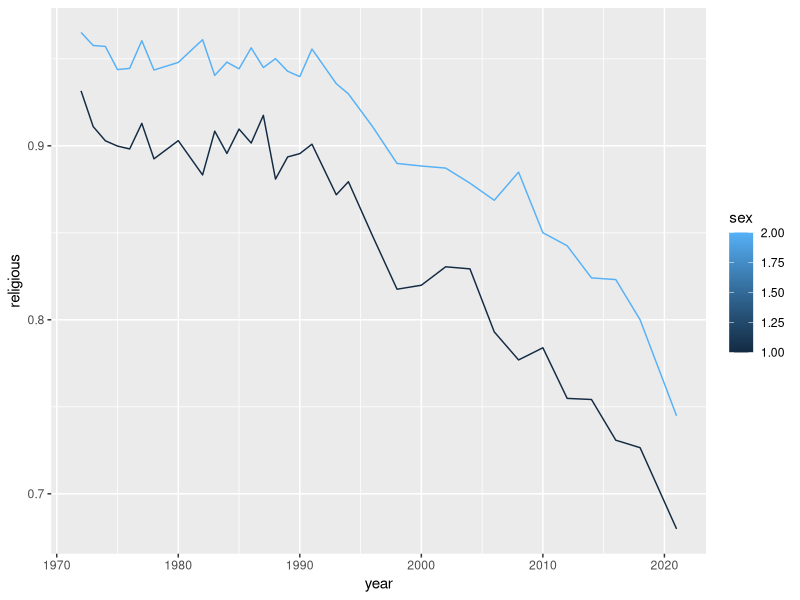
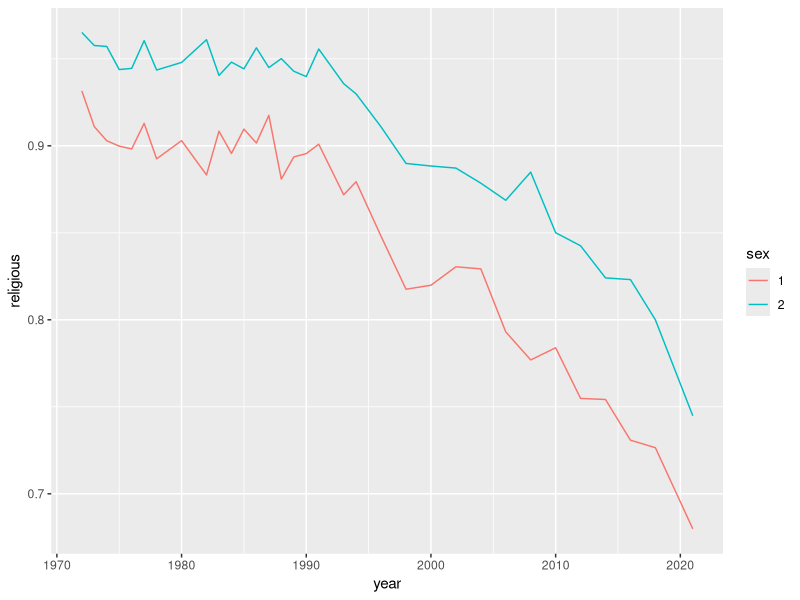
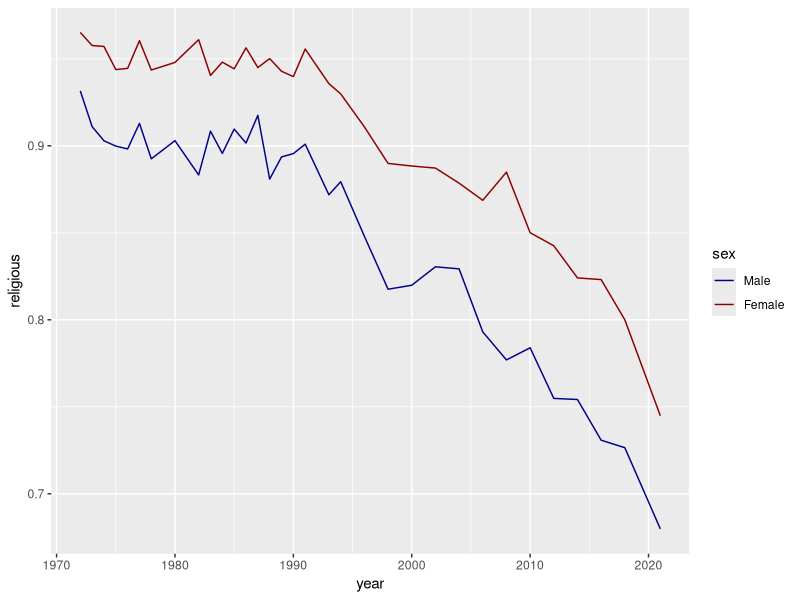
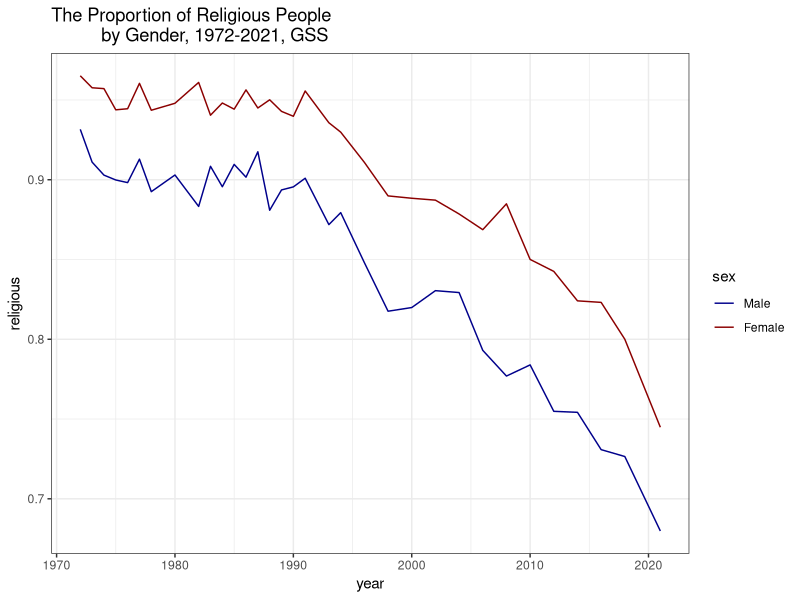
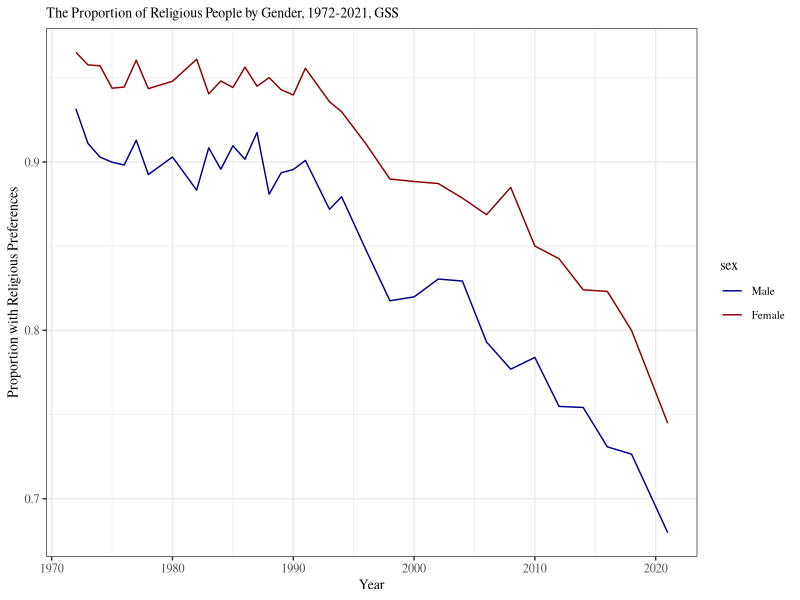
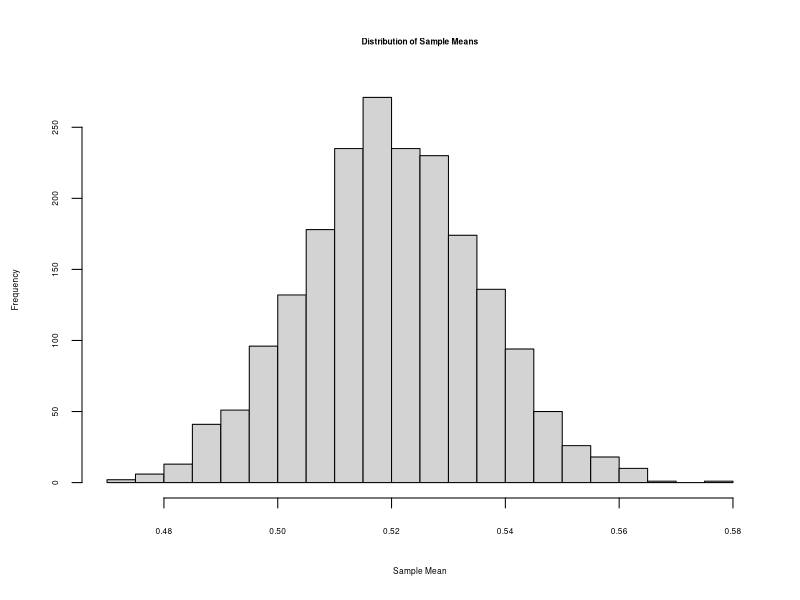

Source code (R) for these figures, in order:
## ---- chunk 1
## set working directory
setwd("~/Dropbox/Teaching/SOCUA-302/Week 2")

## read the file
gss <- read.csv("GSS_SOCUA_W2.csv")
## ---- chunk 2
library(dplyr)
gss %>% filter(sibs>0) %>% summarize(sibs_mean = mean(sibs))
## ---- chunk 3
gss %>% filter(sibs>0) %>% summarize(sibs_mean = mean(sibs),
                                     sibs_var = var(sibs))
## ---- chunk 4
unique(gss$relig)
## ---- chunk 5
gss[gss$relig!=4 & gss$relig>0,
    "relig"] <- 1
gss[gss$relig==4,
    "relig"] <- 0
unique(gss$relig)
## ---- chunk 6
gss %>%
  filter(relig>=0&sex>0) %>%
  group_by(sex) %>%
  summarize(religious = mean(relig))
## ---- chunk 7
gss[gss$relig16==4,"relig16"] <- 0
gss[gss$relig16!=4&gss$relig16>0,"relig16"] <- 1
gss %>%
  filter(relig>=0&sex>0&relig16>=0) %>%
  group_by(relig16) %>%
  summarize(religious = mean(relig))
## ---- chunk 8
gss %>%
  filter(relig>=0&sex>0&relig16>=0) %>%
  group_by(relig16) %>%
  summarize(religious = mean(relig),
            nonreligious=mean(1-relig))
## ---- chunk 9
gss %>%
  filter(relig>=0&sex>0) %>%
  group_by(year, sex) %>%
  summarize(religious = mean(relig)) %>%
  head()
## ---- chunk 10
library(ggplot2)
gss %>%
  filter(relig>=0&sex>0) %>%
  group_by(year, sex) %>%
  summarize(religious = mean(relig)) %>%
  ggplot(aes(x=year,y=religious,group=sex,color=sex)) +
  geom_line()
## ---- chunk 11
gss %>%
  filter(relig>=0 & sex>=0) %>%
  mutate(sex = as.character(sex)) %>%
  group_by(year, sex) %>%
  summarize(religious = mean(relig)) %>%
  ggplot(aes(x=year,y=religious,color=sex)) + ## note here you do not need group anymore
  geom_line()
## ---- chunk 12
gss %>%
  filter(relig>=0 & sex>=0) %>%
  mutate(sex = as.character(sex)) %>%
  group_by(year, sex) %>%
  summarize(religious = mean(relig)) %>%
  ggplot(aes(x=year,y=religious,color=sex)) +
  geom_line() +
  scale_color_manual(labels = c("Male", "Female"), 
                     values = c("darkblue", "darkred"))
## ---- chunk 13
gss %>%
  filter(relig>=0 & sex>=0) %>%
  mutate(sex = as.character(sex)) %>%
  group_by(year, sex) %>%
  summarize(religious = mean(relig)) %>%
  ggplot(aes(x=year,y=religious,color=sex)) +
  scale_color_manual(labels = c("Male", "Female"), 
                     values = c("darkblue", "darkred")) +
  geom_line() +
  theme_bw() +
  ggtitle("The Proportion of Religious People 
          by Gender, 1972-2021, GSS")
## ---- chunk 14
gss %>%
  filter(relig>=0 & sex>=0) %>%
  mutate(sex = as.character(sex)) %>%
  group_by(year, sex) %>%
  summarize(religious = mean(relig)) %>%
  ggplot(aes(x=year,y=religious,color=sex)) +
  geom_line() +
  scale_color_manual(labels = c("Male", "Female"), 
                     values = c("darkblue", "darkred")) +
  theme_bw() + 
  ggtitle("The Proportion of Religious People by Gender, 1972-2021, GSS") +
  xlab("Year") +
  ylab("Proportion with Religious Preferences") +
  theme(plot.title=element_text(size=10),
        text=element_text(family="Times"),
        axis.title.x=element_text(size=10),
        axis.title.y=element_text(size=10),
        legend.title = element_text(size=10),
        legend.text = element_text(size=8))
## ---- chunk 15
## create population
population <- c(rep(0,4800000),rep(1,5200000))

## sample with n=1000
sample <- sample(population,1000)

## calculate sample mean
mean(sample)
## ---- chunk 16
## empty vector to store means of sample (K times)
mean_of_sample <- c()

## iterate the process of 2000 times
for (i in 1:2000){
  ## sample with n=1000
  sample <- sample(population,1000)
  mean <- mean(sample)
  mean_of_sample <- c(mean_of_sample,mean)
}
## ---- chunk 17
## plot histogram
hist(mean_of_sample,breaks=20,
     main="Distribution of Sample Means",
     xlab="Sample Mean",
     cex.lab=0.5, cex.axis=0.5, cex.main=0.5, cex.sub=0.5)
